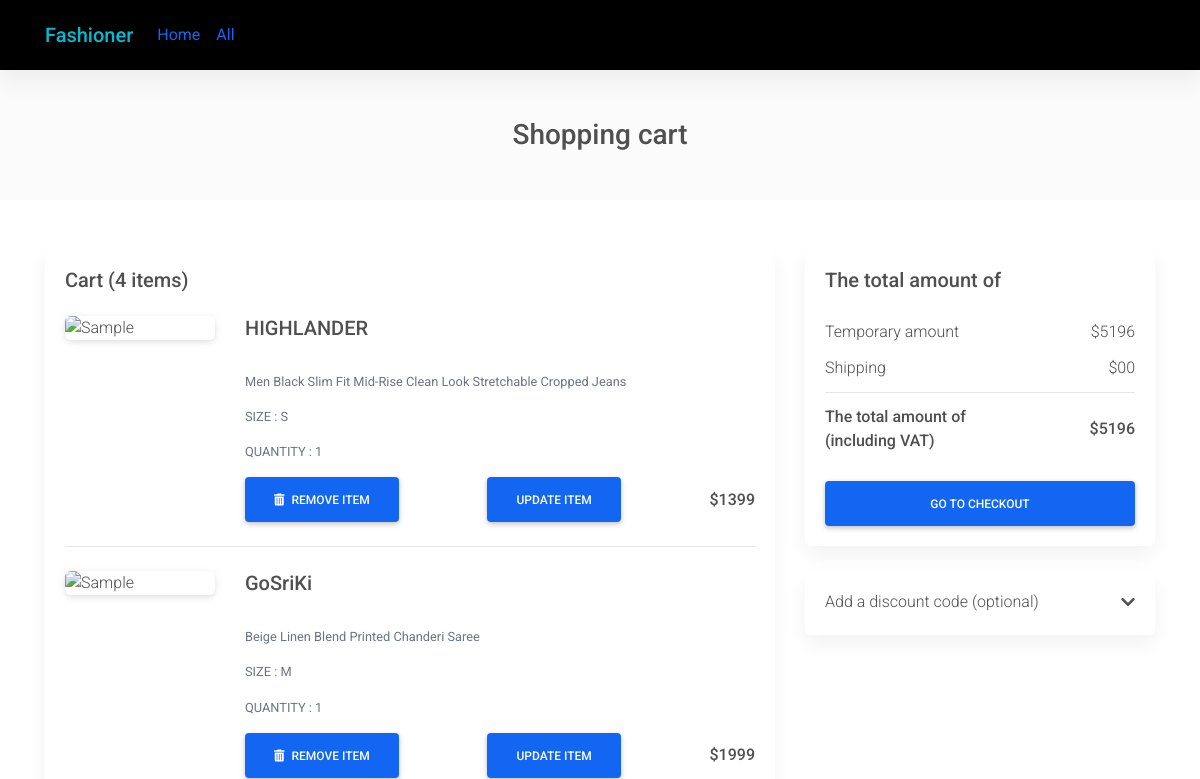
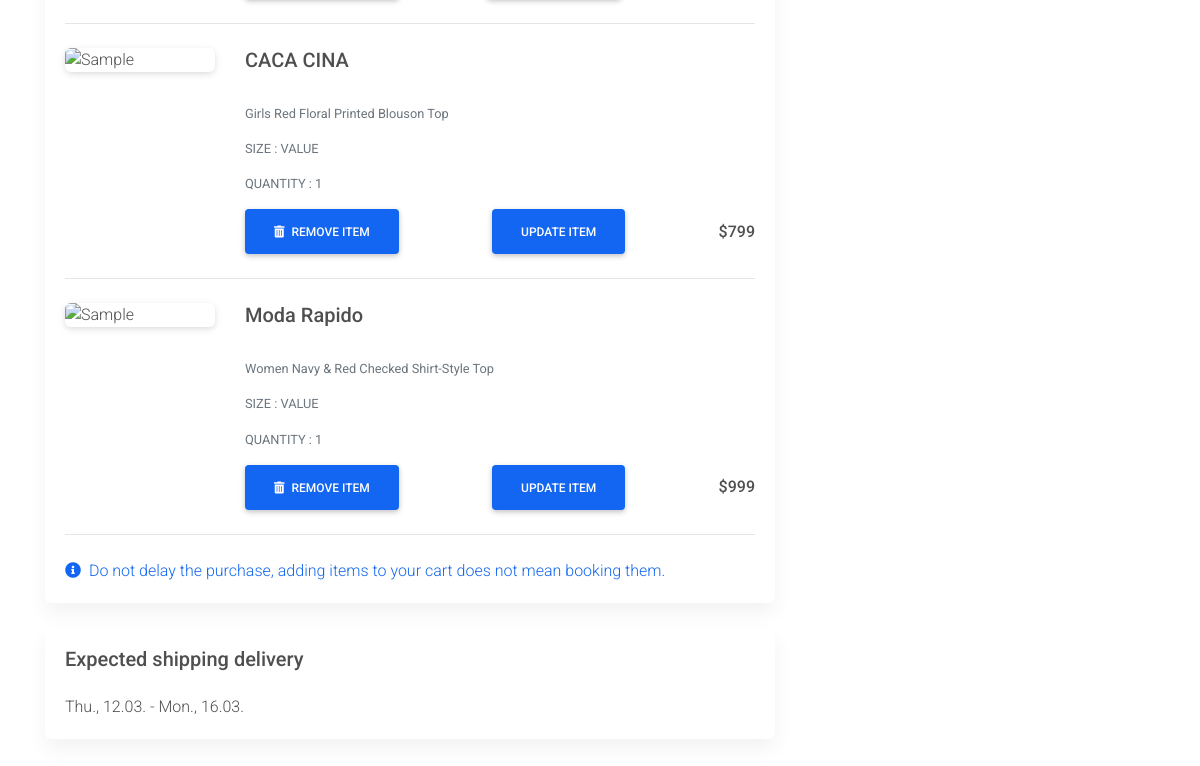
Page /home/cart (signed in) on the earlier database version (2 pictures, top to bottom).
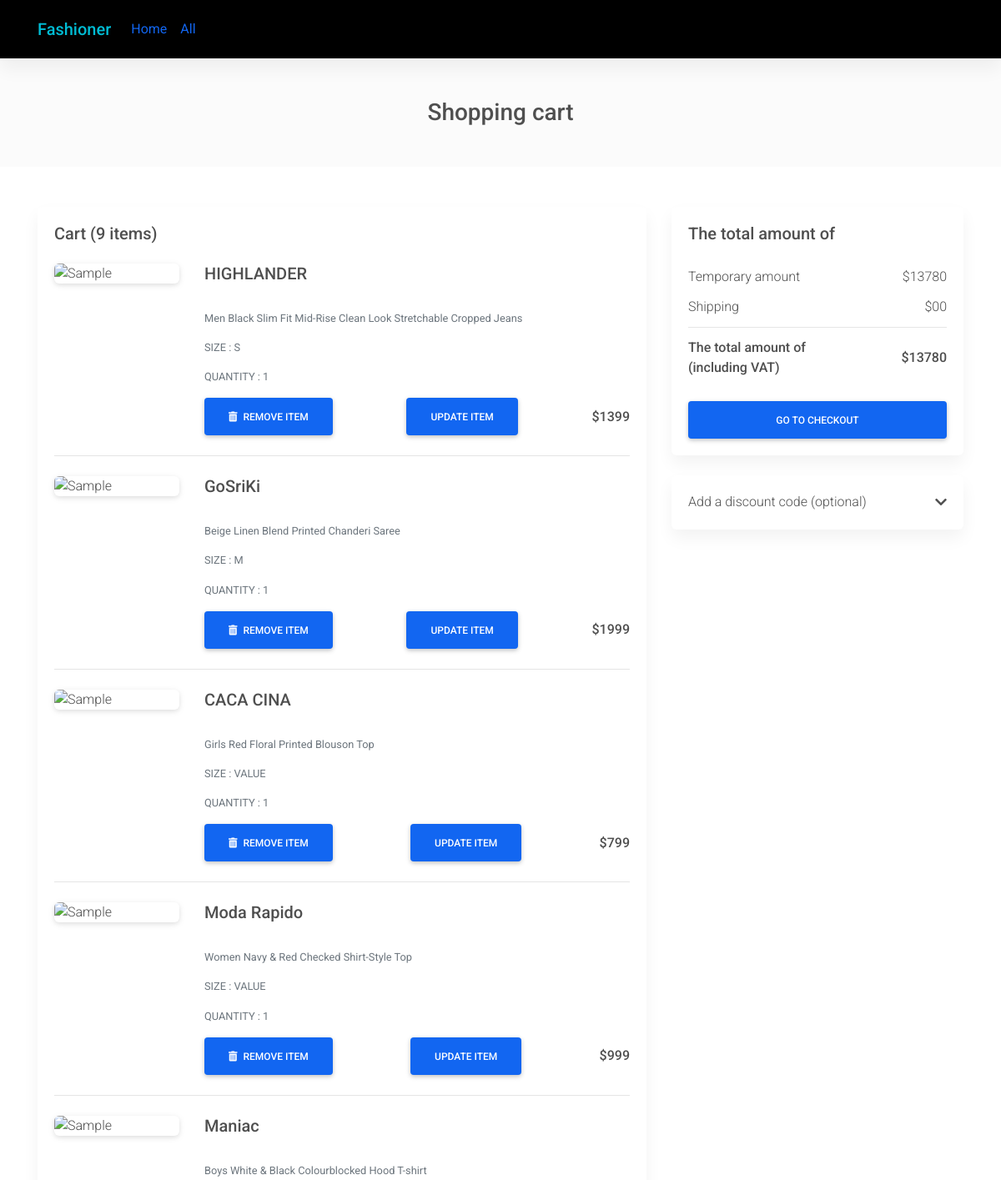
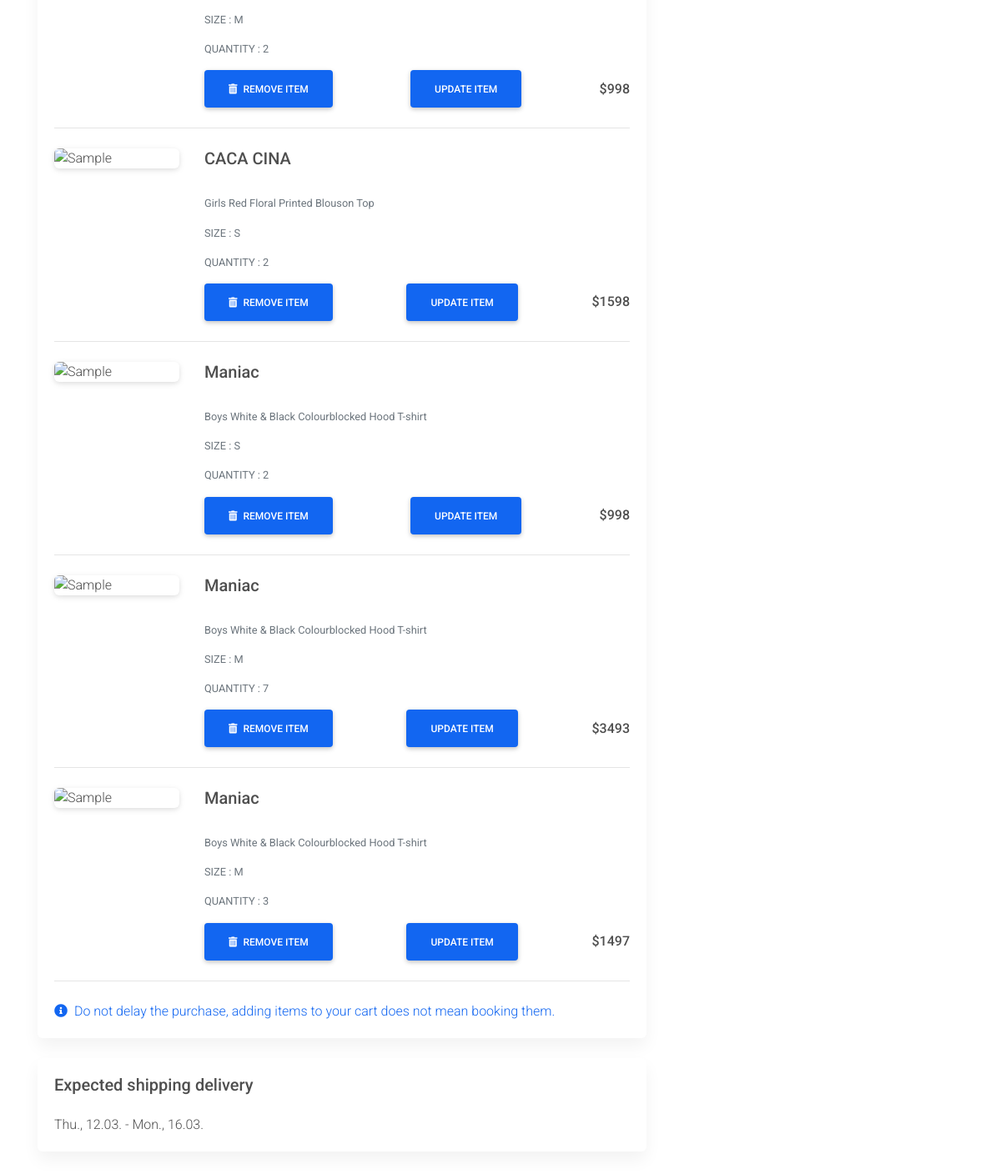
Same page on the later database version (2 pictures, top to bottom).
### FashionerMain/models.py (models this page shows)
class Cart(models.Model):
    user = models.ForeignKey(User, on_delete=models.CASCADE)
    product = models.ForeignKey(Product, on_delete=models.DO_NOTHING)
    quantity = models.IntegerField(default=1)
    size = models.CharField(choices=SIZE_CHOISES, max_length=3, default="")
    price = models.IntegerField(default=0)
    ordered = models.BooleanField(default=False)

class Product(models.Model):
    product_name = models.CharField(max_length=100)
    tagline = models.CharField(max_length=100, default="")
    price = models.IntegerField(default=0)
    image1 = models.CharField(max_length = 1000, default="")
    image2 = models.CharField(max_length = 1000, default="")
    image3 = models.CharField(max_length = 1000, default="")
    category = models.ForeignKey(Category, on_delete=models.DO_NOTHING, default="")
    description = models.CharField(max_length = 1000, default="")
    sizes = MultiSelectField(choices = SIZE_CHOISES, default="")

### FashionerMain/views.py (the view)
# urls.py: path('cart', views.user_cart, name='cart'),
def user_cart(request):
    user = request.user
    itms = Cart.objects.filter(user = user)
    length = len(itms)
    total = 0
    items = []
    for item in itms:
        if(item.ordered == False):
            total = total + item.price
            items.append(item)
    context = {
        'items': items,
        'length': length,
        'total': total,
        'men': men,
        'women': women,
        'girls': girls,
        'boys': boys,
    }
    return render(request, "cart-page.html", context)

### templates/cart-page.html (shortened to what this page needs)
{% load static %}
<!DOCTYPE html>
<html lang="en">
<head>
    <link rel="stylesheet" href="https://use.fontawesome.com/releases/v5.11.2/css/all.css">
    <link rel="stylesheet" href="{% static 'cart_files/all.css' %}">
    <link rel="stylesheet" href="{% static 'cart_files/bootstrap.min.css' %}">
    <link rel="stylesheet" href="{% static 'cart_files/mdb-pro.min.css' %}">
    <link rel="stylesheet" href="{% static 'cart_files/mdb.ecommerce.min.css' %}">
</head>
<body class="skin-light" aria-busy="true" data-new-gr-c-s-check-loaded="14.997.0" data-gr-ext-installed="">
    {% include "navbar.html" %}
    <header>
        <div class="jumbotron color-grey-light mt-70">
            <div class="d-flex align-items-center h-100">
                <div class="container text-center py-5">
                    <h3 class="mb-0">Shopping cart</h3>
                </div>
            </div>
        </div>
    </header>
    <main>
        <div class="container">
            <section class="mt-5 mb-4">
                <div class="row">
                    <div class="col-lg-8">
                        <div class="card wish-list mb-4">
                            <div class="card-body">
                                <h5 class="mb-4">Cart (<span>{{ length }}</span> items)</h5>
                                {% for item in items %}
                                    <div class="row mb-4">
                                        <div class="col-md-5 col-lg-3 col-xl-3">
                                            <div class="view zoom overlay z-depth-1 rounded mb-3 mb-md-0">
                                            </div>
                                        </div>
                                        <div class="col-md-7 col-lg-9 col-xl-9">
                                            <div>
                                                <div class="d-flex justify-content-between">
                                                    <div>
                                                        <h5>{{ item.product.product_name }}</h5>
                                                        <br>
                                                        <p class="mb-3 text-muted text small">{{item.product.tagline}}</p>
                                                        <p class="mb-3 text-muted text-uppercase small">SIZE : {{item.size}}</p>
                                                        <p class="mb-3 text-muted text-uppercase small">Quantity : {{item.quantity}}</p>
                                                    </div>
                                                </div>
                                            </div>
                                            <div class="d-flex justify-content-between align-items-center">
                                                <div>
                                                    <form action="removefromcart" name="remove{{ item.id }}" method="POST">
                                                        <button type="submit" class="btn btn-primary"><i class="fas fa-trash-alt mr-1"></i> Remove item </button>
                                                    </form>
                                                </div>
                                                <div>
                                                    <form action="updatecartitem" name="update{{ item.id }}" method="POST" class="boxed">
                                                        <button type="button" class="btn btn-primary" data-toggle="modal" data-target="#id_{{ item.id }}">Update item</button>
                                                    </form>
                                                </div>
                                                <div>
                                                    <p class="mb-0"><span><strong>${{ item.price }}</strong></span></p>
                                                </div>
                                            </div>
                                        </div>
                                    </div>
                                    <hr class="mb-4">
                                {% endfor %}
                                <p class="text-primary mb-0"><i class="fas fa-info-circle mr-1"></i> Do not delay the purchase, adding items to your cart does not mean booking them.</p>
                            </div>
                        </div>
                        <div class="card mb-4">
                            <div class="card-body">
                                <h5 class="mb-4">Expected shipping delivery</h5>
                                <p class="mb-0"> Thu., 12.03. - Mon., 16.03.</p>
                            </div>
                        </div>
                    </div>
                    <div class="col-lg-4">
                        <div class="card mb-4">
                            <div class="card-body">
                                <h5 class="mb-3">The total amount of</h5>
                                <ul class="list-group list-group-flush">
                                    <li class="list-group-item d-flex justify-content-between align-items-center border-0 px-0 pb-0">
                                        Temporary amount
                                        <span>${{ total }}</span>
                                    </li>
                                    <li class="list-group-item d-flex justify-content-between align-items-center px-0">
                                        Shipping
                                        <span>$00</span>
                                    </li>
                                    <li class="list-group-item d-flex justify-content-between align-items-center border-0 px-0 mb-3">
                                        <div>
                                            <strong>The total amount of</strong>
                                            <strong>
                            <p class="mb-0">(including VAT)</p>
                        </strong>
                                        </div>
                                        <span><strong>${{ total }}</strong></span>
                                    </li>
                                </ul>
                                <a href="checkout">
                                    <button type="button" class="btn btn-primary btn-block waves-effect waves-light">go to checkout</button>
                                </a>
                            </div>
                        </div>
                        <div class="card mb-4">
                            <div class="card-body">
                                <a class="dark-grey-text d-flex justify-content-between" data-toggle="collapse" href="https://mdbootstrap.com/previews/ecommerce-demo/examples/pages/basic/cart.html#collapseExample" aria-expanded="false" aria-controls="collapseExample">
                                Add a discount code (optional)
                                <span><i class="fas fa-chevron-down pt-1"></i></span>
                                </a>
                                </div>
                            </div>
                        </div>
                </div>
            </section>
        </div>
    </main>
</body>
</html>

### templates/navbar.html (shortened to what this page needs)
    <nav class="navbar fixed-top navbar-expand-lg navbar-dark black scrolling-navbar">
        <div class="container">
            <a class="navbar-brand waves-effect" href="{% url 'home' %}">
                <strong class="cyan-text">Fashioner</strong>
            </a>
            <div class="collapse navbar-collapse" id="navbarSupportedContent">
                <ul class="navbar-nav mr-auto">
                    <li class="nav-item active">
                        <a class="nav-link waves-effect" href="{% url 'home' %}">Home
                        </a>
                    </li>
                    <ul class="navbar-nav mr-auto">
                        <li class="nav-item active">
                            <a class="nav-link" href="#">All
                            </a>
                        </li>
                        <li class="nav-item dropdown">
                            <a class="nav-link dropdown-toggle" data-toggle="dropdown" href="#">Men</a>
                        </li>
                        <li class="nav-item dropdown">
                            <a class="nav-link dropdown-toggle" data-toggle="dropdown" href="#">Women</a>
                        </li>
                        <li class="nav-item dropdown ">
                            <a class="nav-link dropdown-toggle" data-toggle="dropdown" href="#">Kids</a>
                        </li>
                    </ul>
                </ul>
                <ul class="navbar-nav nav-flex-icons">
                    <li class="nav-item">
                        <a class="nav-link waves-effect" href="{% url 'cart' %}">
                            <i class="fas fa-shopping-cart"></i>
                            <span class="clearfix d-none d-sm-inline-block">Cart</span>
                        </a>
                    </li>
                </ul>
                <ul class="navbar-nav nav-flex-icons">
                    <li class="nav-item">
                        <a class="nav-link waves-effect" href="{% url 'wishlist' %}">
                            <i class="far fa-heart"></i>
                            <span class="clearfix d-none d-sm-inline-block">Wishlist</span>
                        </a>
                    </li>
                </ul>
                <ul class="navbar-nav nav-flex-icons">
                    <li class="nav-item">
                        <a class="nav-link waves-effect" href="{% url 'profile' %}">
                            <i class="fas fa-user-circle"></i>
                            <span class="clearfix d-none d-sm-inline-block">Profile</span>
                        </a>
                    </li>
                </ul>
                <ul class="navbar-nav nav-flex-icons">
                    <li class="nav-item">
                        <a class="nav-link waves-effect" href="{% url 'logout' %}">
                            <span class="clearfix d-none d-sm-inline-block">logout</span>
                        </a>
                    </li>
                </ul>
            </div>
        </div>
    </nav>

### static/cart_files/all.css (style rules this page uses)
.fa,.fab,.fad,.fal,.far,.fas { -moz-osx-font-smoothing:grayscale;-webkit-font-smoothing:antialiased;display:inline-block;font-style:normal;font-variant:normal;text-rendering:auto;line-height:1 }
.fa-chevron-down:before { content:"\f078" }
.fa-heart:before { content:"\f004" }
.fa-info-circle:before { content:"\f05a" }
.fa-shopping-cart:before { content:"\f07a" }
.fa-trash-alt:before { content:"\f2ed" }
.fa-user-circle:before { content:"\f2bd" }
.far { font-weight:400 }
.fa,.far,.fas { font-family:"Font Awesome 5 Free" }
.fa,.fas { font-weight:900 }

Differences in the rows shown:
added Cart: product.product_name "Maniac", product.tagline "Boys White & Black Colourblocked Hood T-shirt", size "M", quantity "2", price "998"
added Cart: product.product_name "CACA CINA", product.tagline "Girls Red Floral Printed Blouson Top", size "S", quantity "2", price "1598"
added Cart: product.product_name "Maniac", product.tagline "Boys White & Black Colourblocked Hood T-shirt", size "S", quantity "2", price "998"
added Cart: product.product_name "Maniac", product.tagline "Boys White & Black Colourblocked Hood T-shirt", size "M", quantity "7", price "3493"
added Cart: product.product_name "Maniac", product.tagline "Boys White & Black Colourblocked Hood T-shirt", size "M", quantity "3", price "1497"
Other differences:
{{ length }}: "4" → "9"
{{ total }}: "5196" → "13780"
